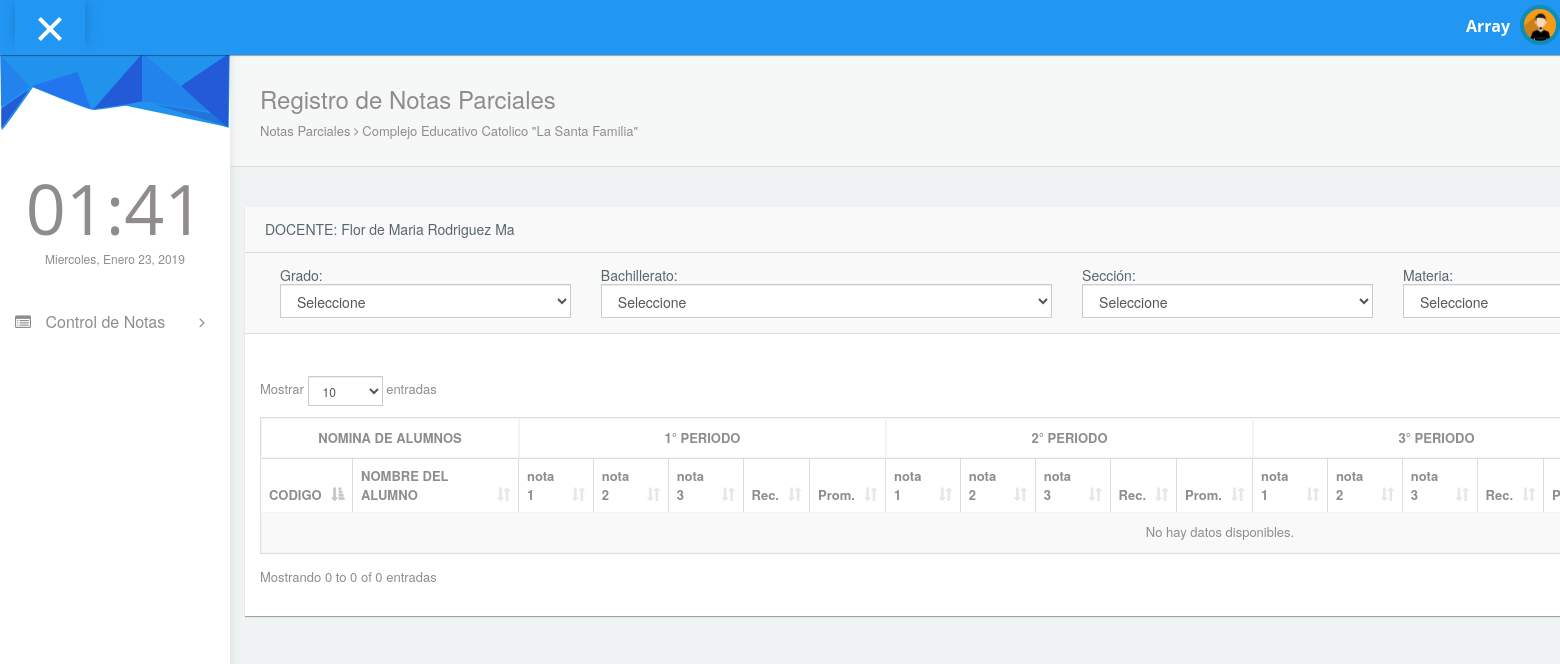
The page /pages/notasParciales.php (signed in) on the database as committed earlier.
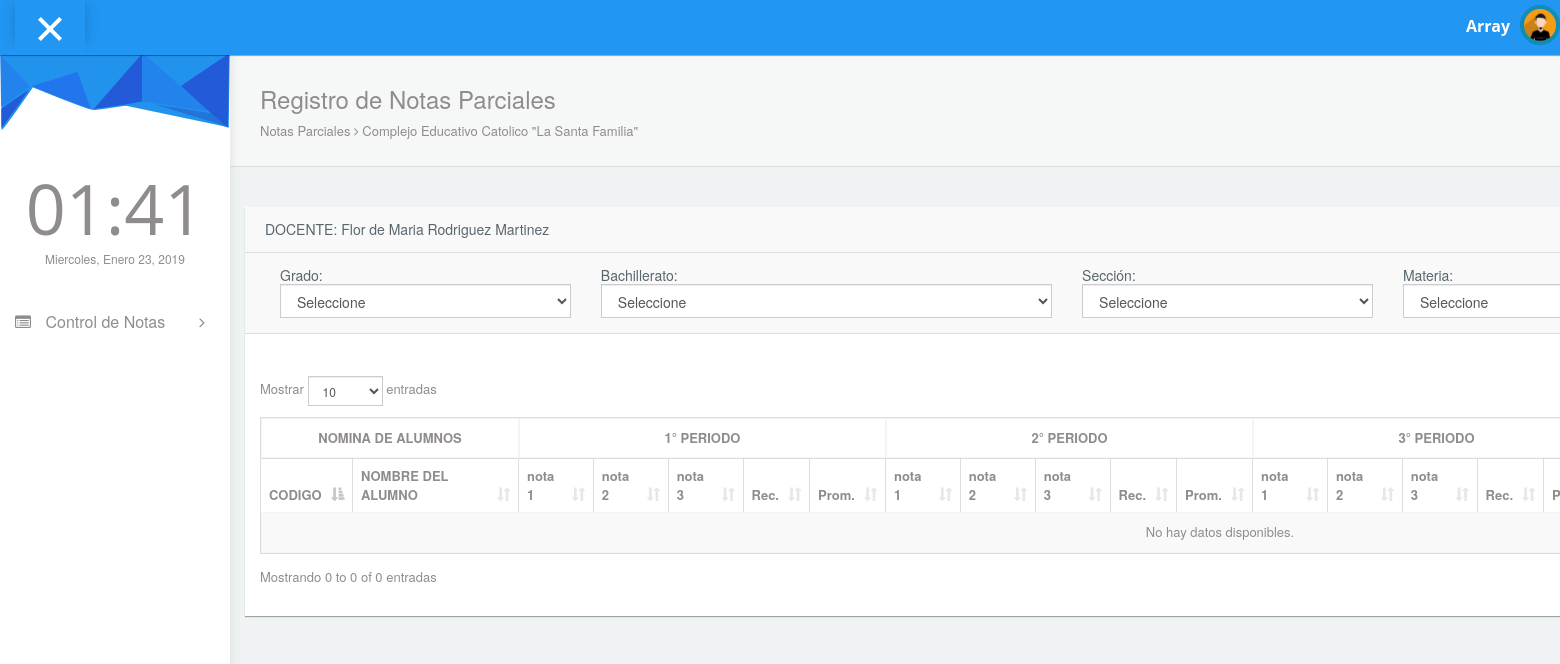
The same page on the database as committed later.
### tables this page shows
CREATE TABLE `tusuarios` (
  `eid_usuario` int(11) NOT NULL,
  `cusuario` varchar(10) NOT NULL,
  `cpass` varchar(50) NOT NULL,
  `etipo` int(11) NOT NULL,
  `efk_personal` int(11) NOT NULL
);

CREATE TABLE `tpersonal` (
  `eid_personal` int(11) NOT NULL,
  `cdui` varchar(10) NOT NULL,
  `cnombre` varchar(50) NOT NULL,
  `capellido` varchar(50) NOT NULL,
  `ctelefono` varchar(10) NOT NULL,
  `ccorreo` varchar(200) NOT NULL,
  `cdireccion` varchar(200) NOT NULL,
  `ffechanacimiento` date NOT NULL,
  `iestado` int(11) NOT NULL,
  `isexo` int(11) NOT NULL,
  `efk_idcargo` int(11) NOT NULL
);

### pages/notasParciales.php (the view, shortened to what the changed rows need)
<?php
include "../config/conexion.php" ;
if($_SESSION["logueado"] == TRUE) {
  $tipo  =$_SESSION["tipo"];
  $id  = $_SESSION["id"];
        if($tipo == 0){
              $consulta1="SELECT
              tusuarios.eid_usuario,
              tusuarios.cusuario,
              tpersonal.eid_personal,
              tpersonal.cnombre,
              tpersonal.capellido
              FROM
              tusuarios
              INNER JOIN tpersonal ON tusuarios.efk_personal = tpersonal.eid_personal
              WHERE
              tusuarios.eid_usuario = $id ";
              $resultado = $conexion->query($consulta1);
              $aux=$resultado->fetch_row();
              $nombre2=$aux[3];
              $apellido2=$aux[4];
              $nombreCompleto="$nombre2 $apellido2";
        }
}else {
  header("Location:inicio.php");
}
?>
<!DOCTYPE html>
<html lang="en">
<head>
  <link rel="stylesheet" type="text/css" href="../asset/css/bootstrap.min.css">
  <link rel="stylesheet" type="text/css" href="../asset/css/plugins/font-awesome.min.css"/>
  <link rel="stylesheet" type="text/css" href="../asset/css/plugins/datatables.bootstrap.min.css"/>
  <link rel="stylesheet" type="text/css" href="../asset/css/plugins/animate.min.css"/>
  <link rel="stylesheet" type="text/css" href="../asset/css/plugins/select2.min.css"/>
  <link href="../asset/css/style.css" rel="stylesheet">
  <link rel="stylesheet" type="text/css" href="../asset/css/sweetalert2.css"/>
</head>
<body id="mimin" class="dashboard">
<?php include "header.php";?>
      <div class="container-fluid mimin-wrapper">
          <?php
          if($tipo==1){
            include "menu.php";
          }else{
            include "menuD.php";
          } ?>
            <div id="content">
              <div class="col-md-12 top-20 padding-0">
                <div class="col-md-12">
                  <div class="panel" style="width:150%;">
                  <div class="panel-heading col-md-12" >
                        <?php
                            echo "<h5>";
                              if($_SESSION["tipo"] == 0){
                                  echo "DOCENTE: $nombreCompleto";
                              }else{
                                  echo "ADMINISTRADOR: $nombreCompleto";
                              }
                            echo "</h5>";
                        ?>
                  </div>
                    <div class="panel-body">
                      <div class="responsive-table">
                      <table id="datatables-example" class="table table-striped table-bordered" width="100%" cellspacing="0">
                      <thead>
                        <tr>
                          <td colspan=2 style="text-align:center;"><strong>NOMINA DE ALUMNOS</strong></td>
                          <td colspan=5 style="text-align:center;">
                            <strong> 1° PERIODO </strong>
                          </td>
                          <td colspan=5 style="text-align:center;">
                            <strong> 2° PERIODO </strong>
                          </td>
                          <td colspan=5 style="text-align:center;">
                            <strong> 3° PERIODO </strong>
                          </td>
                        </tr>
                        <tr>
                            <th width='10'>CODIGO</th>
                            <th>NOMBRE DEL ALUMNO</th>
                            <th>nota 1</th>
                            <th>nota 2</th>
                            <th>nota 3</th>
                            <th>Rec.</th>
                            <th>Prom.</th>
                            <th>nota 1</th>
                            <th>nota 2</th>
                            <th>nota 3</th>
                            <th>Rec.</th>
                            <th>Prom.</th>
                            <th>nota 1</th>
                            <th>nota 2</th>
                            <th>nota 3</th>
                            <th>Rec.</th>
                            <th>Prom.</th>
                        </tr>
                      </thead>
                    </table>
                  </div>
                  </div>
                </div>
              </div>
              </div>
            </div>
      </div>
</body>
</html>

Rows that differ between the two databases and show on the page:
changed through a linked row, tusuarios: efk_personal.capellido "Flor de Maria Rodriguez Ma" → "Flor de Maria Rodriguez Martinez"
